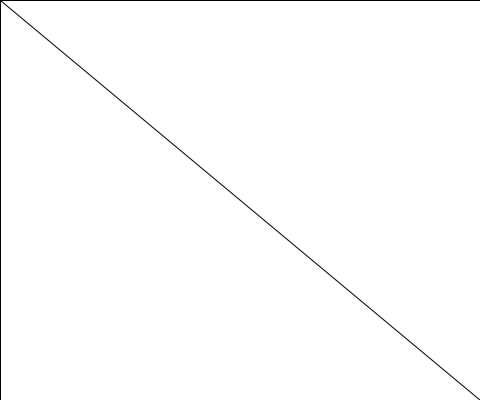
Frame 1 (no input)
Frame 60 (the mouse pressed at the canvas centre just before this capture): identical to frame 1, image omitted
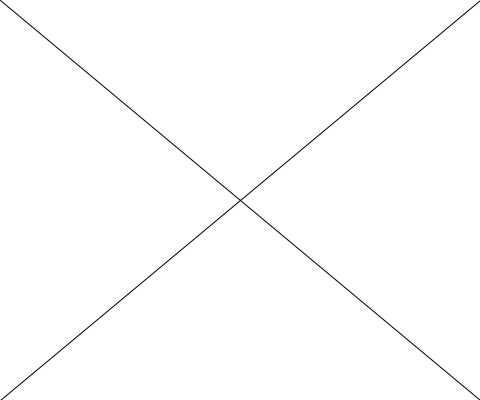
Frame 120 (the mouse held since frame 60 and released just before this capture)

The Processing sketch that drew these frames (run headless with seeded random() and noise(); from frame 60 on, the mouse is pressed at the canvas centre):

// Processing sketch: sketch_24setup_draw_mouse
// ── sketch_24setup_draw_mouse.pde
void setup() {
  size(480, 400);

}

void draw() {
  background(255);

  line(0,0, mouseX, mouseY);
  line(width,0, mouseX, mouseY);
  line(0,height, mouseX, mouseY);
  line(width,height, mouseX, mouseY);
}
